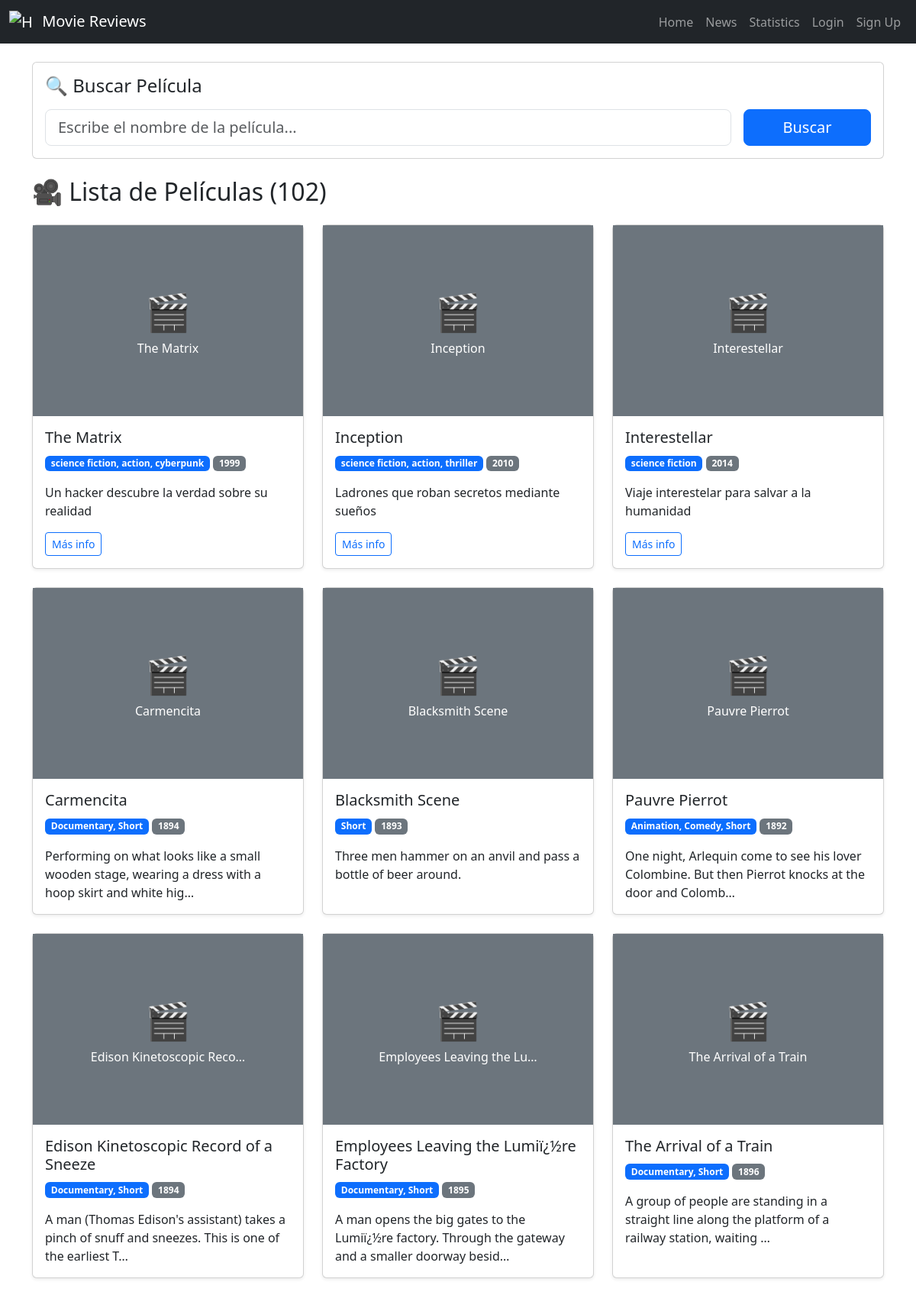
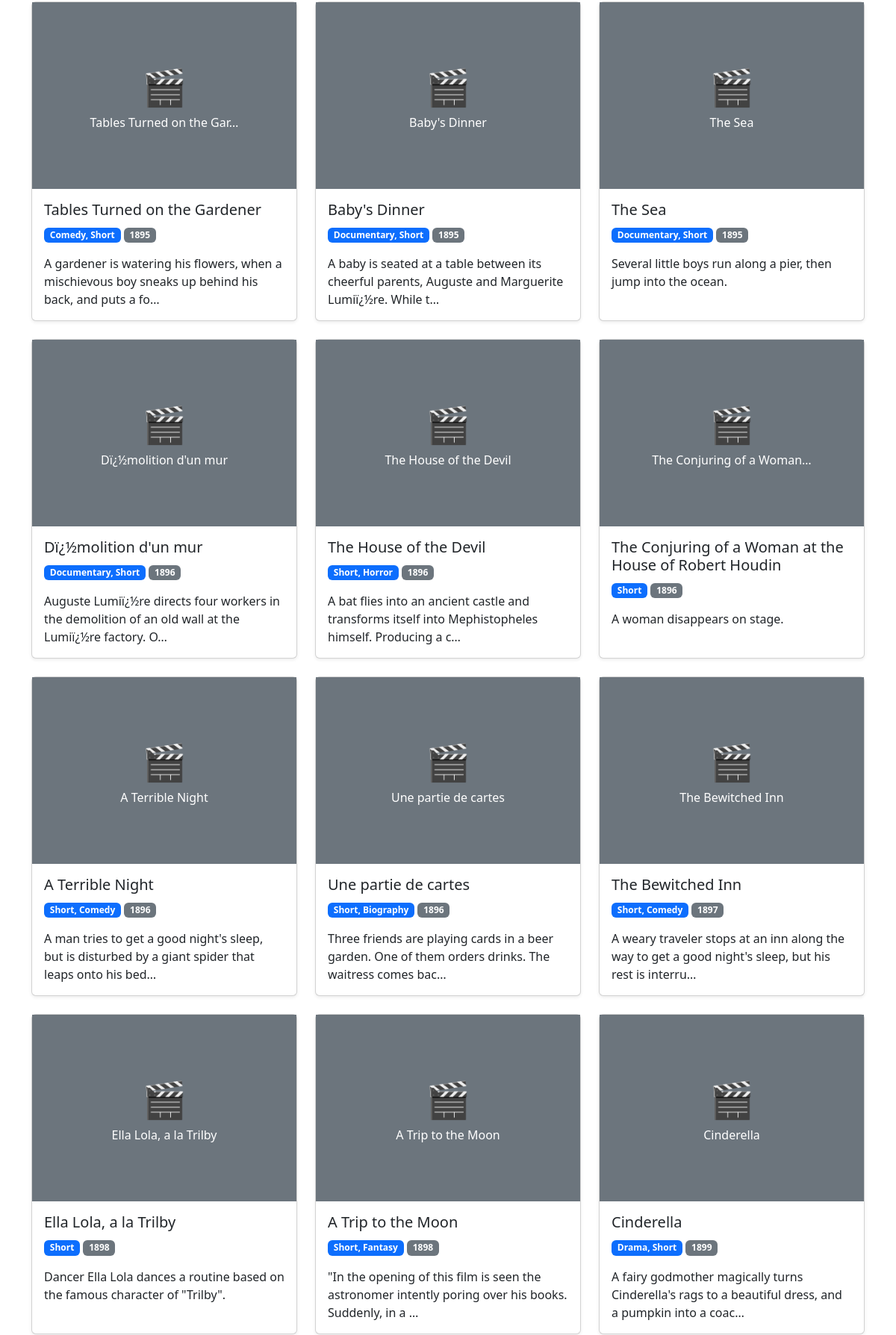
The page / (upper part) on the database its author committed (2 pictures, top to bottom).
### movie/models.py (models this page shows, shortened)
class Movie(models.Model):
    title = models.CharField(max_length=100)
    description = models.CharField(max_length=250)
    image = models.ImageField(upload_to='movie/images/', blank=True, null=True)
    url = models.URLField(blank=True)
    genre = models.CharField(max_length=100, blank=True, null=True)  # ← NUEVO
    year = models.IntegerField(blank=True, null=True)  # ← NUEVO

### movie/views.py (the view)
# urls.py: path('', movieViews.home, name='home'),
def home(request):
    searchTerm = request.GET.get('searchMovie')
    if searchTerm:
        movies = Movie.objects.filter(title__icontains=searchTerm)
    else:
        movies = Movie.objects.all()
    return render(request, 'home.html', {'searchTerm': searchTerm, 'movies': movies})

### movie/templates/home.html (shortened to what this page needs)
{% extends 'base.html' %}
{% block content %}
<div class="container mt-4">
    <div class="card mb-4">
        <div class="card-body">
            <h2 class="h4 mb-3">🔍 Buscar Película</h2>
            <form action="" method="GET" class="row g-3">
                <div class="col-md-10">
                    <input type="text" name="searchMovie" class="form-control form-control-lg"
                           placeholder="Escribe el nombre de la película..."
                           value="{{ searchTerm|default:'' }}">
                </div>
                <div class="col-md-2">
                    <button type="submit" class="btn btn-primary btn-lg w-100">Buscar</button>
                </div>
            </form>
        </div>
    </div>
    <h2 class="mb-4">🎥 Lista de Películas ({{ movies|length }})</h2>
    <div class="row row-cols-1 row-cols-md-3 g-4">
        {% for movie in movies %}
        <div class="col">
            <div class="card h-100 shadow-sm">
                <div class="bg-secondary text-white d-flex align-items-center justify-content-center" style="height: 250px; width: 100%;">
                    <span class="text-center">
                        <span style="font-size: 3rem; display: block;">🎬</span>
                        <span>{{ movie.title|truncatechars:25 }}</span>
                    </span>
                </div>
                <div class="card-body">
                    <h5 class="card-title">{{ movie.title }}</h5>
                    <p class="card-text">
                        <span class="badge bg-primary">{{ movie.genre|default:"Sin género" }}</span>
                        <span class="badge bg-secondary">{{ movie.year|default:"Año desconocido" }}</span>
                    </p>
                    <p class="card-text">{{ movie.description|truncatechars:100 }}</p>
                    {% if movie.url %}
                        <a href="{{ movie.url }}" target="_blank" class="btn btn-outline-primary btn-sm">Más info</a>
                    {% endif %}
                </div>
            </div>
        </div>
        {% empty %}
        <div class="col-12">
            <div class="alert alert-warning text-center">
                No hay películas disponibles.
            </div>
        </div>
        {% endfor %}
    </div>
</div>
{% endblock %}

### rows shown on the page
Movie: title "The Matrix", genre "science fiction, action, cyberpunk", year "1999", description "Un hacker descubre la verdad sobre su realidad"
Movie: title "Inception", genre "science fiction, action, thriller", year "2010", description "Ladrones que roban secretos mediante sueños"
Movie: title "Interestellar", genre "science fiction", year "2014", description "Viaje interestelar para salvar a la humanidad"
Movie: title "Carmencita", genre "Documentary, Short", year "1894", description "Performing on what looks like a small wooden stage, wearing a dress with a hoop skirt and white hig…"
Movie: title "Blacksmith Scene", genre "Short", year "1893", description "Three men hammer on an anvil and pass a bottle of beer around."
Movie: title "Pauvre Pierrot", genre "Animation, Comedy, Short", year "1892", description "One night, Arlequin come to see his lover Colombine. But then Pierrot knocks at the door and Colomb…"
Movie: title "Edison Kinetoscopic Reco…", title "Edison Kinetoscopic Record of a Sneeze", genre "Documentary, Short", year "1894", description "A man (Thomas Edison's assistant) takes a pinch of snuff and sneezes. This is one of the earliest T…"
Movie: title "Employees Leaving the Lu…", title "Employees Leaving the Lumiï¿½re Factory", genre "Documentary, Short", year "1895", description "A man opens the big gates to the Lumiï¿½re factory. Through the gateway and a smaller doorway besid…"
Movie: title "The Arrival of a Train", genre "Documentary, Short", year "1896", description "A group of people are standing in a straight line along the platform of a railway station, waiting …"
Movie: title "Tables Turned on the Gar…", title "Tables Turned on the Gardener", genre "Comedy, Short", year "1895", description "A gardener is watering his flowers, when a mischievous boy sneaks up behind his back, and puts a fo…"
Movie: title "Baby's Dinner", genre "Documentary, Short", year "1895", description "A baby is seated at a table between its cheerful parents, Auguste and Marguerite Lumiï¿½re. While t…"
Movie: title "The Sea", genre "Documentary, Short", year "1895", description "Several little boys run along a pier, then jump into the ocean."
Movie: title "Dï¿½molition d'un mur", genre "Documentary, Short", year "1896", description "Auguste Lumiï¿½re directs four workers in the demolition of an old wall at the Lumiï¿½re factory. O…"
Movie: title "The House of the Devil", genre "Short, Horror", year "1896", description "A bat flies into an ancient castle and transforms itself into Mephistopheles himself. Producing a c…"
Movie: title "The Conjuring of a Woman…", title "The Conjuring of a Woman at the House of Robert Houdin", genre "Short", year "1896", description "A woman disappears on stage."
Movie: title "A Terrible Night", genre "Short, Comedy", year "1896", description "A man tries to get a good night's sleep, but is disturbed by a giant spider that leaps onto his bed…"
Movie: title "Une partie de cartes", genre "Short, Biography", year "1896", description "Three friends are playing cards in a beer garden. One of them orders drinks. The waitress comes bac…"
Movie: title "The Bewitched Inn", genre "Short, Comedy", year "1897", description "A weary traveler stops at an inn along the way to get a good night's sleep, but his rest is interru…"
Movie: title "Ella Lola, a la Trilby", genre "Short", year "1898", description "Dancer Ella Lola dances a routine based on the famous character of \"Trilby\"."
Movie: title "A Trip to the Moon", genre "Short, Fantasy", year "1898", description "\"In the opening of this film is seen the astronomer intently poring over his books. Suddenly, in a …"
Movie: title "Cinderella", genre "Drama, Short", year "1899", description "A fairy godmother magically turns Cinderella's rags to a beautiful dress, and a pumpkin into a coac…"

### other values the page prints
{{ movies|length }} "102"
